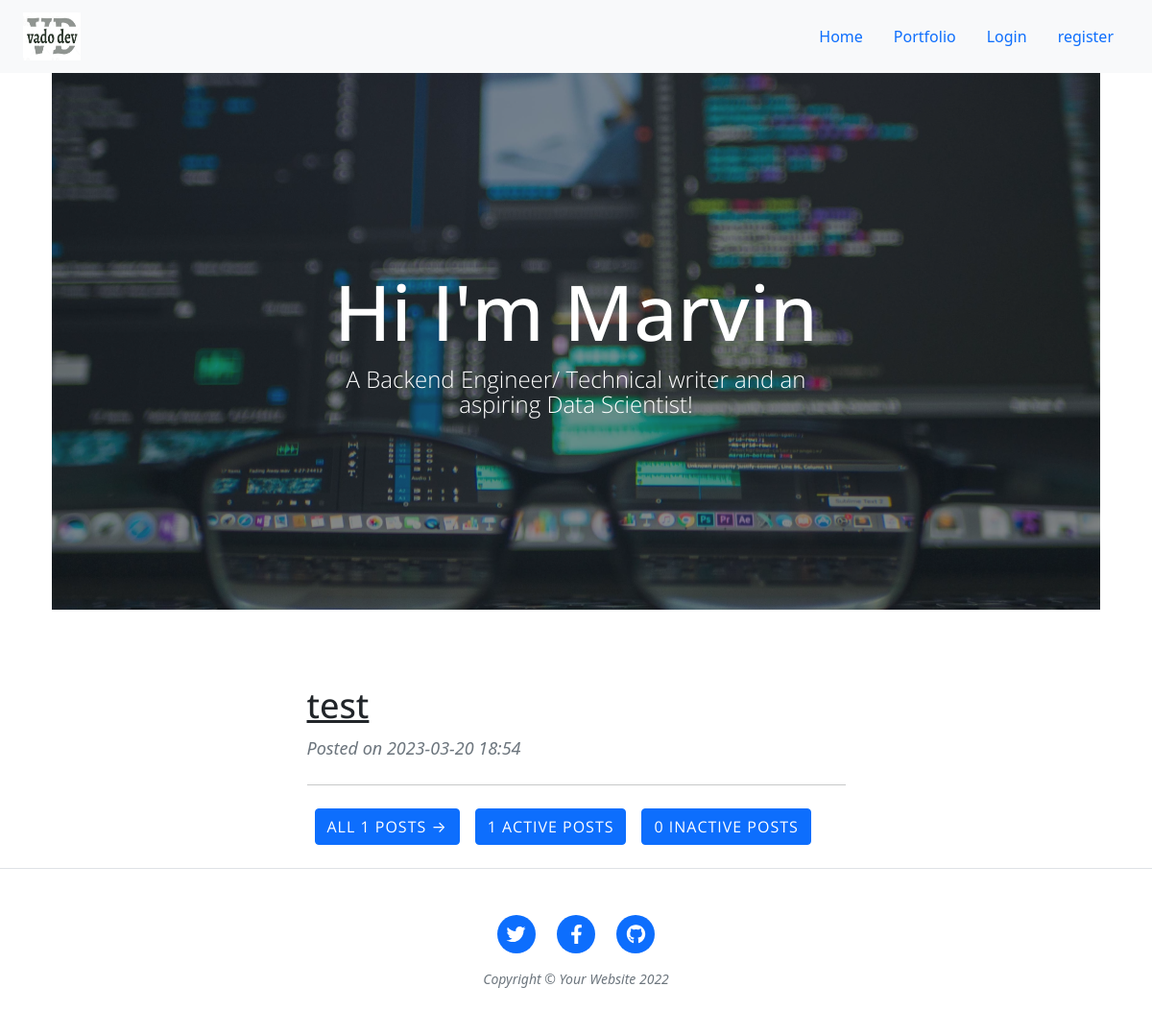
/, run on an earlier commit of the app's database.
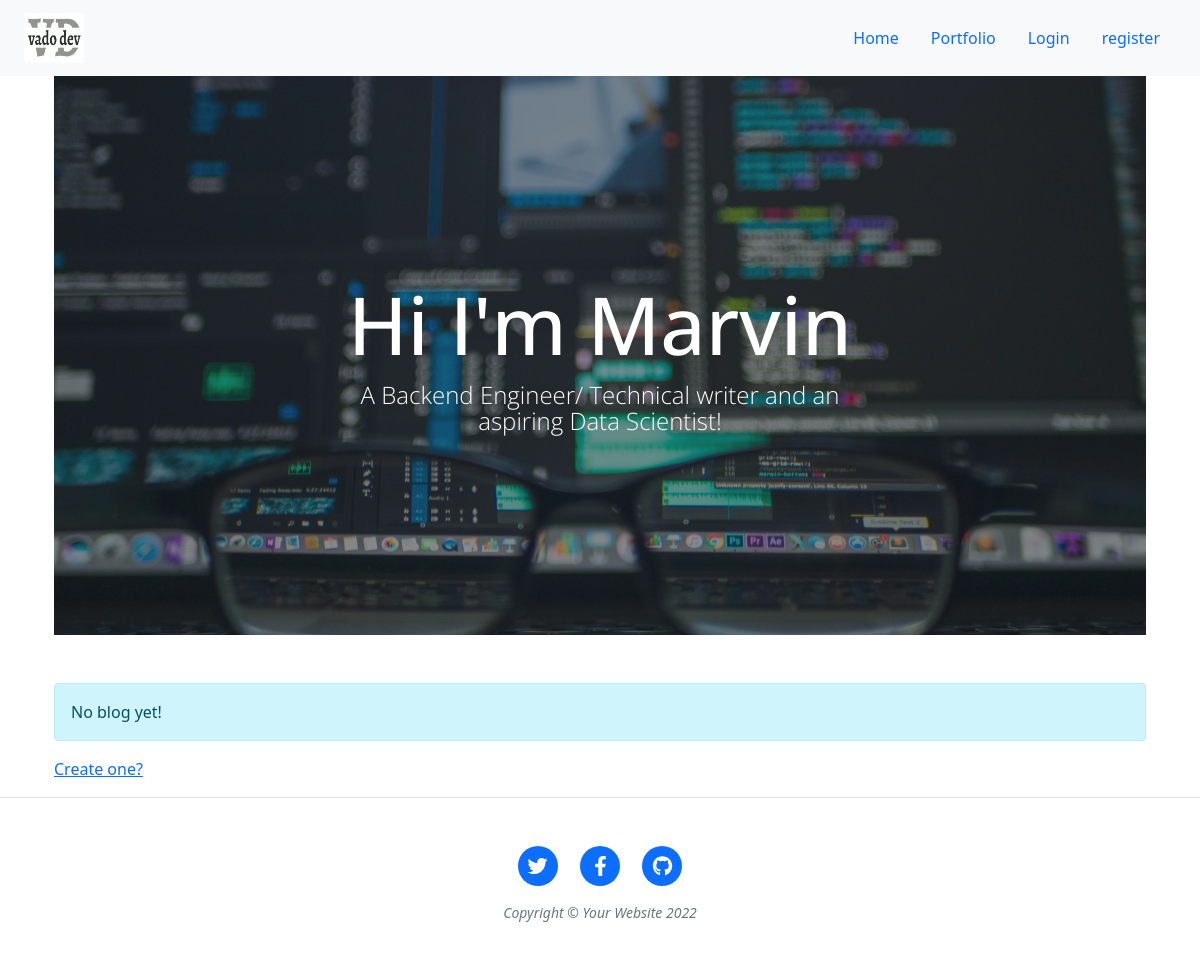
And on a later commit of the database.
### blogapp/models.py (models this page shows, shortened)
class Blog(TrackingModel):
    title = models.CharField(max_length=255)
    body = MarkdownxField() #MartorField()
    is_active = models.BooleanField(default=False)
    created_at = models.DateTimeField(auto_now_add=True)
    owner = models.ForeignKey(to=User, on_delete=models.CASCADE)

### blogapp/views.py (the view)
# urls.py: path("", views.index, name="home"),
def index(request):
    blog = Blog.objects.all()
    active_count = blog.filter(is_active = True).count()
    inactive_count = blog.filter(is_active = False).count()
    total_count = blog.count()
    context = {
        'blog':get_showing_blogs(request, blog),
          'active_count':active_count,
            'inactive_count':inactive_count,
            'total_count':total_count,
            }
    return render(request, 'blogapp/index.html', context)

### blogapp/views.py (called while the page is built)
def get_showing_blogs(request, blog):
    if request.GET and request.GET.get('filter'):
        if request.GET.get('filter')=='active':
            return blog.filter(is_active=True)
        if request.GET.get('filter')=='inactive':
            return blog.filter(is_active=False)
    return blog

### templates/blogapp/index.html (shortened to what this page needs)
{% extends '_partials/base.html' %}
{% load static %}
{% block content %}
<header class="masthead" style="background-image: url('static/img/bg.jpg')">
    <div class="container position-relative px-4 px-lg-5">
        <div class="row gx-4 gx-lg-5 justify-content-center">
            <div class="col-md-10 col-lg-8 col-xl-7">
                <div class="site-heading">
                    <h1>Hi I'm Marvin</h1>
                    <span class="subheading">A Backend Engineer/ Technical writer and an aspiring Data Scientist!</span>
                </div>
            </div>
        </div>
    </div>
</header>
{% if blog %}
<div class="container px-4 px-lg-5">
    <div class="row gx-4 gx-lg-5 justify-content-center">
        <div class="col-md-10 col-lg-8 col-xl-7">
            {% for bl in blog %}
            <div class="post-preview">
                <a href={% url 'blog-detail' bl.pk %}>
                    <h2 class="post-title">{{bl.title}}</h2>
                </a>
                <p class="post-meta">
                    Posted
                    on {{bl.created_at|date:"Y-m-d H:i"}}
                </p>
            </div>
            <hr class="my-4" />
{% endfor %}
            <div class="btn-group " role="group" aria-label="Basic example">
                <div class="px-2 d-flex justify-content-start mb-4"><a class="btn btn-primary text-uppercase" href="?filter=all">All {{total_count}} Posts →</a></div>
                <div class="px-2 d-flex justify-content-center mb-4"><a class="btn btn-primary text-uppercase" href="?filter=active">{{active_count}} Active Posts</a></div>
                <div class="px-2 d-flex justify-content-end mb-4"><a class="btn btn-primary text-uppercase" href="?filter=inactive">{{inactive_count}} Inactive Posts</a></div>
            </div>
        </div>
    </div>
</div>
    {% else %}
    <div class="alert alert-info" role="alert">
        No blog yet!
      </div>
      <p><a href={% url 'new-blog' %}>Create one?</a></p>
    {% endif %}
{% endblock %}

What changed in the data, as far as the page shows it:
removed Blog: title "test", created_at "2023-03-20 18:54"
Also different on the page:
{{ total_count }}: "1" → (not shown)
{{ active_count }}: "1" → (not shown)
{{ inactive_count }}: "0" → (not shown)
text no longer shown: "ALL POSTS → ACTIVE POSTS INACTIVE POSTS"
text now shown: "No blog yet! Create one?"
